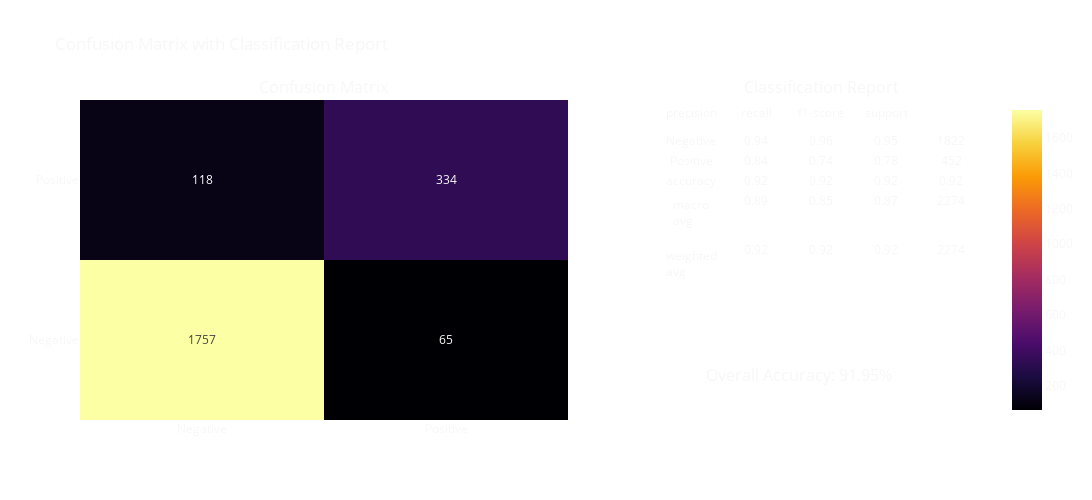

Notebook source saved alongside this figure:
### Code cell
model = LogisticRegression(
    penalty="l1",
    solver="saga",
    C= 3.6, #np.round(grid_search.best_params_["C"], 3),
    random_state=42,
    max_iter=20000,
)

# Fit the model
model.fit(X_train, y_train)

# Predict on the test set
y_pred = model.predict(X_test)

# Evaluate the model
cm = confusion_matrix(y_test, y_pred)
plot_confusion_matrix_with_classification_report(cm, ["Negative", "Positive"], y_test, y_pred)

### Figure 1 — Plotly figure (JSON) as saved in the notebook; plotly's stock layout.template omitted (floating-point values rounded to 4 significant figures)
{"data": [{"colorscale": [[0, "#000004"], [0.1111, "#1b0c41"], [0.2222, "#4a0c6b"], [0.3333, "#781c6d"], [0.4444, "#a52c60"], [0.5556, "#cf4446"], [0.6667, "#ed6925"], [0.7778, "#fb9b06"], [0.8889, "#f7d13d"], [1, "#fcffa4"]], "showscale": true, "text": [[1757, 65], [118, 334]], "textfont": {"size": 12}, "texttemplate": "%{text}", "type": "heatmap", "x": ["Negative", "Positive"], "xaxis": "x", "y": ["Negative", "Positive"], "yaxis": "y", "z": [[1757, 65], [118, 334]]}, {"cells": {"fill": {"color": "rgba(0,0,0,0)"}, "values": [["Negative", "Positive", "accuracy", "macro avg", "weighted avg"], [0.94, 0.84, 0.92, 0.89, 0.92], [0.96, 0.74, 0.92, 0.85, 0.92], [0.95, 0.78, 0.92, 0.87, 0.92], [1822, 452, 0.92, 2274, 2274]]}, "domain": {"x": [0.64, 1], "y": [0, 1]}, "header": {"fill": {"color": "rgba(0,0,0,0)"}, "values": ["precision", "recall", "f1-score", "support"]}, "type": "table"}], "layout": {"annotations": [{"font": {"size": 16}, "showarrow": false, "text": "Confusion Matrix", "x": 0.27, "xanchor": "center", "xref": "paper", "y": 1, "yanchor": "bottom", "yref": "paper"}, {"font": {"size": 16}, "showarrow": false, "text": "Classification Report", "x": 0.82, "xanchor": "center", "xref": "paper", "y": 1, "yanchor": "bottom", "yref": "paper"}, {"font": {"color": "rgba(247, 247, 247, 1)", "size": 16}, "showarrow": false, "text": "Overall Accuracy: 91.95%", "x": 0.9, "xref": "paper", "y": 0.1, "yref": "paper"}], "font": {"color": "rgba(247, 247, 247, 1)"}, "height": 500, "paper_bgcolor": "rgba(0,0,0,0)", "title": {"text": "Confusion Matrix with Classification Report"}, "width": 1200, "xaxis": {"anchor": "y", "domain": [0, 0.54]}, "yaxis": {"anchor": "x", "domain": [0, 1]}}}
